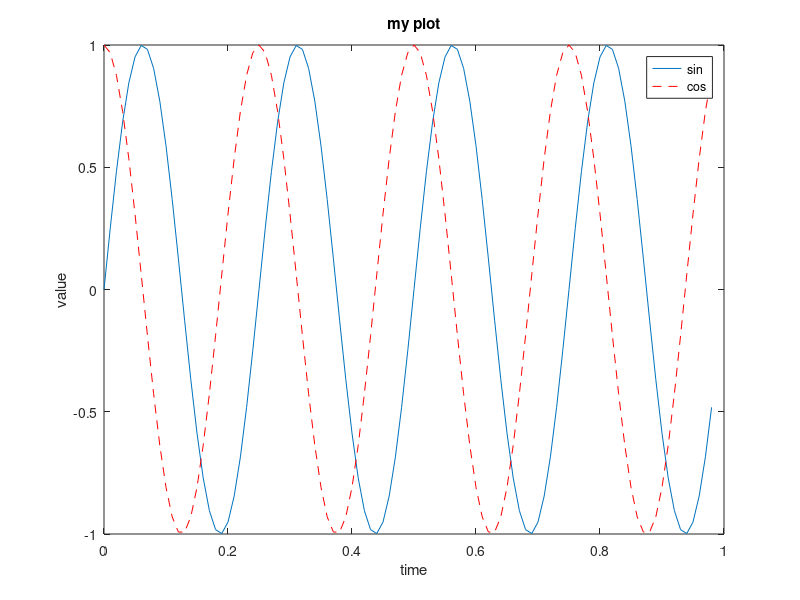
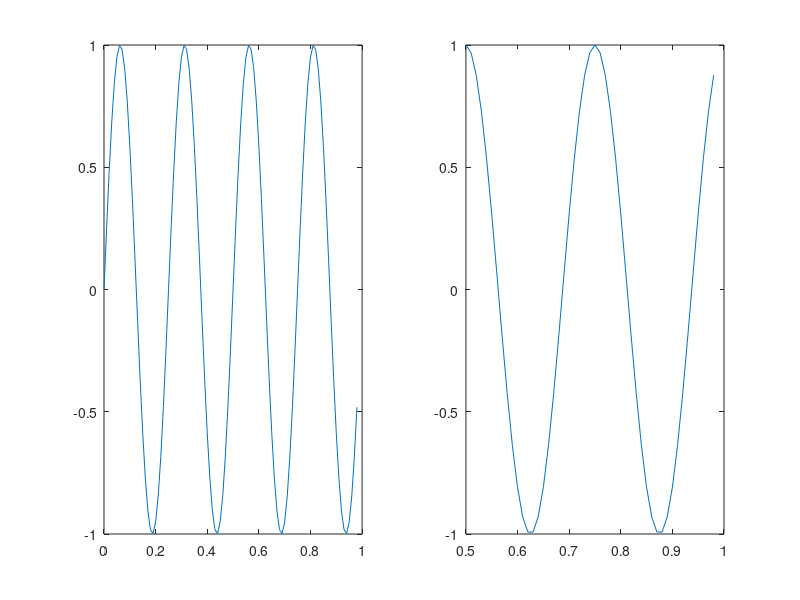
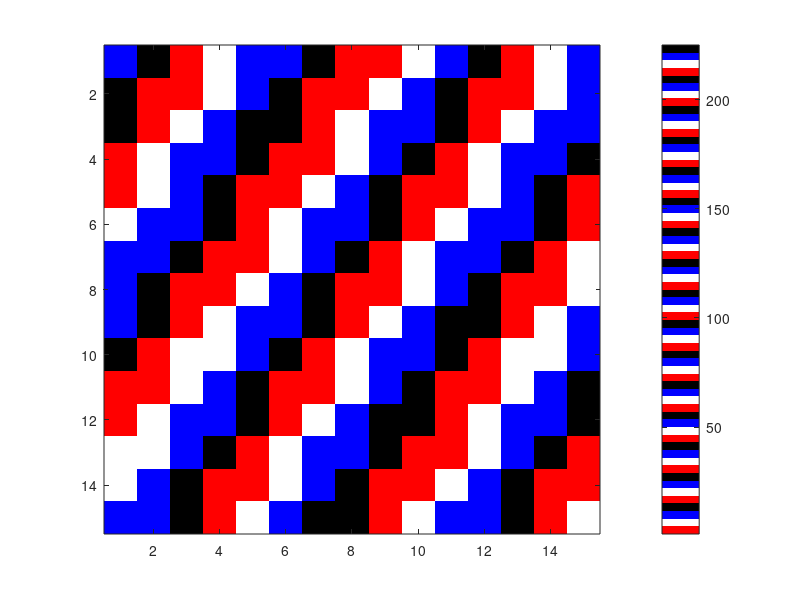

Recreate these plots in MATLAB, in order. (Note: this script raises an error after producing the figures.)
% CS 229 Matlab Review Session 

%% Elementary functions
5+6
3-2
5*8
1/2
2^6
1 == 2  % false
1 ~= 2  % true.  note, not "!="
1 && 0
1 || 0
xor(1,0)


%% Variable assignment
a = 3; % semicolon suppresses output
b = 'hi';
c = 3>=1;

% Displaying them:
a = pi
disp(sprintf('2 decimals: %0.2f', a))
disp(sprintf('6 decimals: %0.6f', a))
format long
a
format short
a

%%  Matrices and Vectors
A = [1 2; 3 4; 5 6]

v = [1 2 3]
v = [1; 2; 3]
v = [1:0.1:2]  % from 1 to 2, with stepsize of 0.1. Useful for plot axes
v = 1:6   % from 1 to 6, assumes stepsize of 1

C = 2*ones(2,3)  % same as C = [2 2 2; 2 2 2]
w = ones(1,3)   % 1x3 vector of ones
w = zeros(1,3)
w = rand(1,3)  % drawn from a uniform distribution 
w = randn(1,3) % drawn from a normal distribution (mean=0, var=1)
w = -6 + sqrt(10)*(randn(1,10000))  % (mean = 1, var = 2)
hist(w)
e = []; % empty vector
I = eye(4)    % 4x4 identity matrix

%% dimensions
sz = size(A)
size(A,1)  % number of rows
size(A,2) % number of cols
length(v)  % size of longest dimension

%% indexing
A(3,2) % indexing is (row,col)
A(2,:)  % get the 2nd row. %% ":" means every elt along that dimension
A(:,2)  % get the 2nd col
A(1,end) % 1st row, last elt. Indexing starts from 1.
A(end,:) % last row
A([1 3],:) % use arrays as indices
A(1:3,1:2) % use sequences as indices

A(:,2) = [10 11 12]'  % change second column
A = [A, [100; 101; 102]]; % append column vec
A = [ones(size(A,1),1),  A];  % e.g bias term in linear regression
A(:) % Select all elements as a column vector.

%% matrix operations
C = [C ; C]
A * C % matrix multiplication
B = [5 6; 7 8; 9 10] % same dims as A
A = A(1:3,1:2);
A .* B % element-wise multiplcation
% A .* C  or A * B gives error - wrong dimensions
A .^ 2
1./v
log(v)  % functions like this operate element-wise on vecs or matrices 
exp(v) % e^4
abs(v)

-v  % -1*v

v + ones(1,length(v))
% v + 1  % same

A'  % (conjuate) transpose

%% reshape and replication
A = magic(3)
A = [A [0;1;2]]
reshape(A,[4 3])
reshape(A,[2 6])
v = [100;0;0]
%A+v
A + repmat(v,[1 4])
bsxfun(@plus, A, v)


%% plotting
t = [0:0.01:0.98];
y1 = sin(2*pi*4*t); 
plot(t,y1);
y2 = cos(2*pi*4*t);
hold on;  % "hold off" to turn off
plot(t,y2,'r--');
xlabel('time');
ylabel('value');
legend('sin','cos');
title('my plot');
close;  % or,  "close all" to close all figs

figure(2), clf;  % can specify the figure number
subplot(1,2,1); % Divide plot into 1x2 grid, access 1st element
plot(t,y1);
subplot(1,2,2); % Divide plot into 1x2 grid, access 2nd element
plot(t,y2);
axis([0.5 1 -1 1]);  % change axis scale

%% display a matrix (or image) 
figure;
imagesc(magic(15)), colorbar, colormap flag;
% comma-chaining function calls.

%% loading and saving data
load q1y.dat
load q1x.dat
who
whos
%clear q1y  % clear w/ no argt clears all
v = q1x(1:10);
save hello v;   % save variable v into file hello.mat
save hello.txt v -ascii; % save as ascii
% fopen, fprintf, fscanf also work
% ls  %% cd, pwd  & other unix commands work in matlab; to access shell,
% preface with "!" 

%% for, while, if statements
w = [];
z = 0;
is = 1:10
for i=is
    w = [w, 2*i] % Same as \/
%     w(i) = 2*i
%     w(end+1) = 2*i
    z = z + i;
    break;
    continue;
end
% avoid! same as w = 2*[1:10], z = sum([1:10]);

w = [];
while length(w) < 3
    w = [w, 4];
    break    
end

if w(1)==0
    % <statement>
elseif w(1)==1   
    % <statement>
else
    % <statement>
end

%% Misc useful functions

% max  (or min)
a = [1 15 2 0.5]
val = max(a)
[val,ind] = max(a)

% find
find(a < 3)
A = magic(3)
[r,c] = find(A>=7)

% sum, prod
sum(a)
prod(a)
floor(a) % or ceil(a)
max(rand(3),rand(3))
max(A,[],1)
min(A,[],2)
A = magic(9)
sum(A,1)
sum(A,2)
sum(sum( A .* eye(9) ))
sum(sum( A .* flipud(eye(9)) ))

% pseudo-inverse
pinv(A)  % inv(A'*A)*A'

% check empty
isempty(e)
numel(A)
size(A)
prod(size(A))

%% Logistic regression example
% Run logistic gradient ascent function with loaded params.
[th,ll] = logistic_grad_ascent(q1x,q1y);
plot(ll)

%% "3D" Linear regression example
% Create a random normal model (think of it as original data)
X=randn(2,1000);
w= [1;1];
n=randn(1,1000)+0.1;
y=w'*X + n;

% Run linear regression
th = linear_regress(X,y);

% Calculate y_hat
y_hat = th'*X;

% Plot the original data along with the y_hat
scatter3(X(1,:),X(2,:),y);
hold on; % keeps the same figure active - can plot multiple plots on one axis
scatter3(X(1,:),X(2,:),y_hat,'r');
